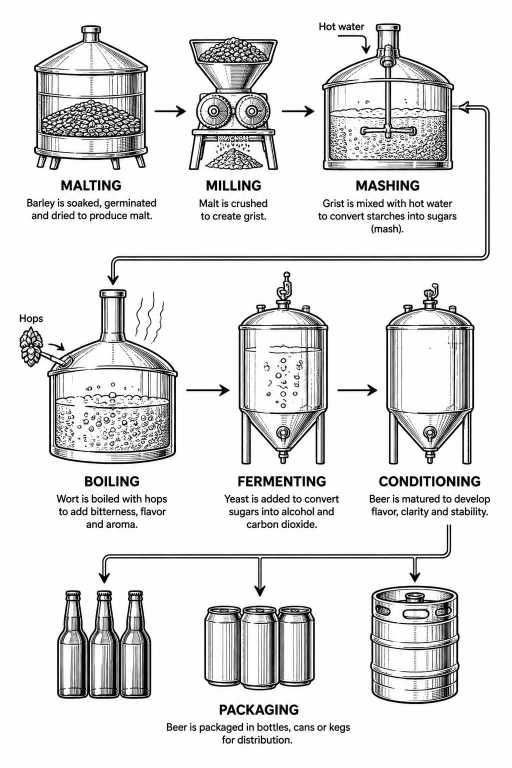
#> input picture data/studio/ready1/01-1-brewing/sources/gemini-brewing.png, 1024 x 1536 px (shown at 1/2 size)
$ python build.py
#> lines starting #> are read from the running program, lines starting #| are printed output that depends on the picture
"""
brewing: the owner's image (Google Gemini, 1024 x 1536; sources/gemini-brewing.png, the JPEG it came as decoded losslessly) made print-ready, then one ink.

  python data/studio/ready1/01-1-brewing/sources/build.py   (from the repo root)

1. greyscale, 3x Lanczos up to 3072 x 4608, a median against JPEG noise (after the upscale: at the original's
   scale a median erases the i's dots and the full stops), a mild unsharp mask;
2. params.json's fixes, at the original's scale, then (despeck) small specks removed at the 3x scale;
3. scripts/studio/oneink.py with params.json's arguments into this design's folder, and params.json's
   print (tees, features) merged into the print.json it writes; (captions) type set in place of the
   picture's own lettering, and the print checked again.
"""
import json, subprocess, sys
from pathlib import Path
import numpy as np
from PIL import Image, ImageDraw, ImageFilter
from scipy import ndimage

HERE = Path(__file__).resolve().parent
ROOT = HERE.parents[4]
P = json.loads((HERE / "params.json").read_text())
#> (reads data/studio/becalmed1/01-1-making-excellent-progress/sources/params.json from the repository)
SLUG = "brewing"


def fixes(im):
    """Retouches at the original's 1024 x 1536 scale."""
    d = ImageDraw.Draw(im)
    for f in P.get("fixes", []):
        if f["op"] == "white":
            d.rectangle(f["box"], fill=255)
        elif f["op"] == "line":
            d.rectangle(f["box"], fill=0)
        elif f["op"] == "lift":
            # Midtones and shadows held back by `amount` (0.18: 18% less ink in the greys), the blacks kept
            # where they carry the drawing (under `keep`), the paper kept white.
            a = np.asarray(im, dtype=float) / 255.0
            ink = 1 - a
            mid = ink < f.get("keep", 0.85)
            ink = np.where(mid, ink * (1 - f["amount"]), ink)
            im = Image.fromarray(((1 - ink) * 255).clip(0, 255).astype(np.uint8))
            d = ImageDraw.Draw(im)
        elif f["op"] == "fade":
            # A scene cut by straight sides: rows y0..y1 fade to the paper over `width` px from each side,
            # the fade's start jittered row by row (a fixed seed) so the side reads drawn, not cut.
            a = np.asarray(im, dtype=float)
            x0, x1, y0, y1, w = f["x0"], f["x1"], f["y0"], f["y1"], f["width"]
            rng = np.random.default_rng(f.get("seed", 1))
            jit = ndimage.gaussian_filter1d(rng.normal(0, 1, y1 - y0), 6) * f.get("jitter", 0.35) * w
            xs = np.arange(a.shape[1], dtype=float)
            for i, y in enumerate(range(y0, y1)):
                ww = max(8.0, w + jit[i])
                t = np.clip(np.minimum(xs - x0, x1 - xs) / ww, 0, 1)
                a[y] = 255 - (255 - a[y]) * t
            im = Image.fromarray(a.clip(0, 255).astype(np.uint8))
            d = ImageDraw.Draw(im)
    return im


# [85 lines left out: functions despeck, oneink_module, set_captions, not called in this run]


def main():
    im = Image.open(HERE / "gemini-brewing.png").convert("L")
    im = fixes(im)
    im = im.resize((im.width * 3, im.height * 3), Image.LANCZOS).filter(ImageFilter.MedianFilter(5)).filter(ImageFilter.UnsharpMask(2, 60, 2))
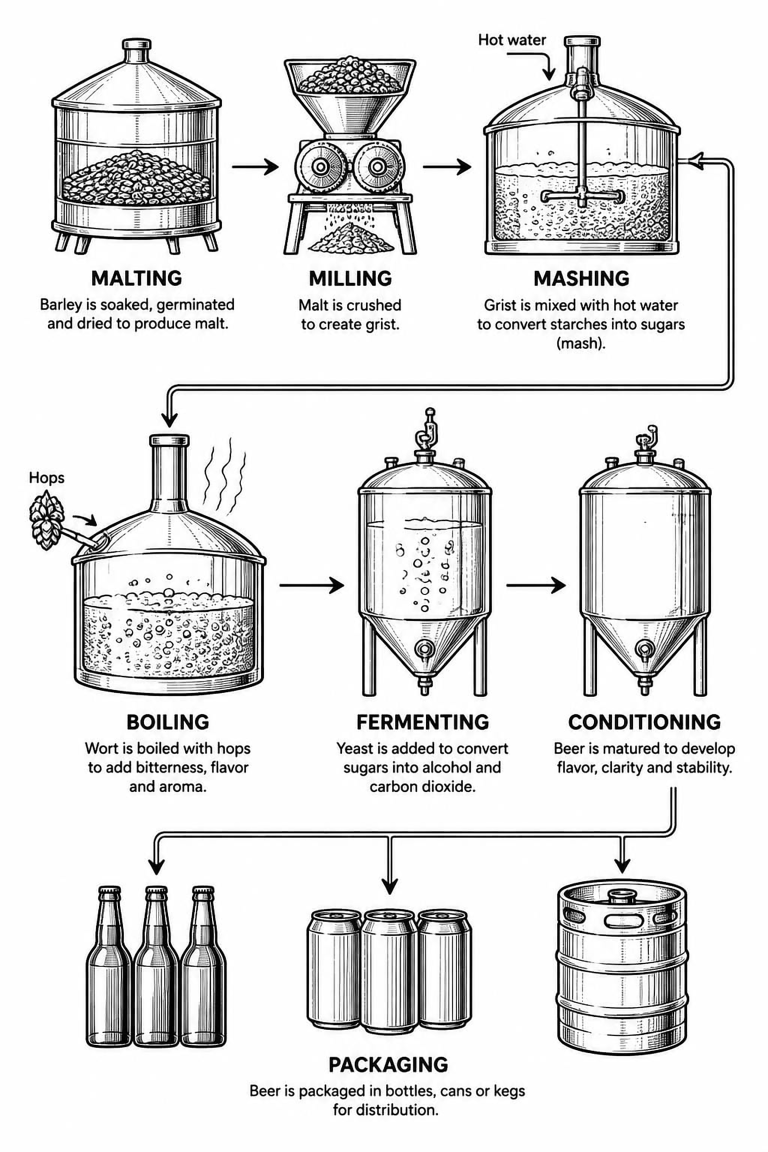
#> im: PIL image 3072x4608 L (shown at 1/4 size); min 0, max 255, mean 224.5
    if P.get("despeck"):
        im = despeck(im, P["despeck"], P.get("protect", ()))
    fixed = HERE / "fixed.png"
    im.save(fixed)
    out = HERE.parent
    # Outputs of an earlier mode go first (a halftone delivers <slug>-white.png; a stale <slug>.png would read as line art).
    for stale in (f"{SLUG}.png", f"{SLUG}-white.png", f"{SLUG}-black.png"):
        (out / stale).unlink(missing_ok=True)
#> (the run stopped early here; a loop or call above may not have finished)
